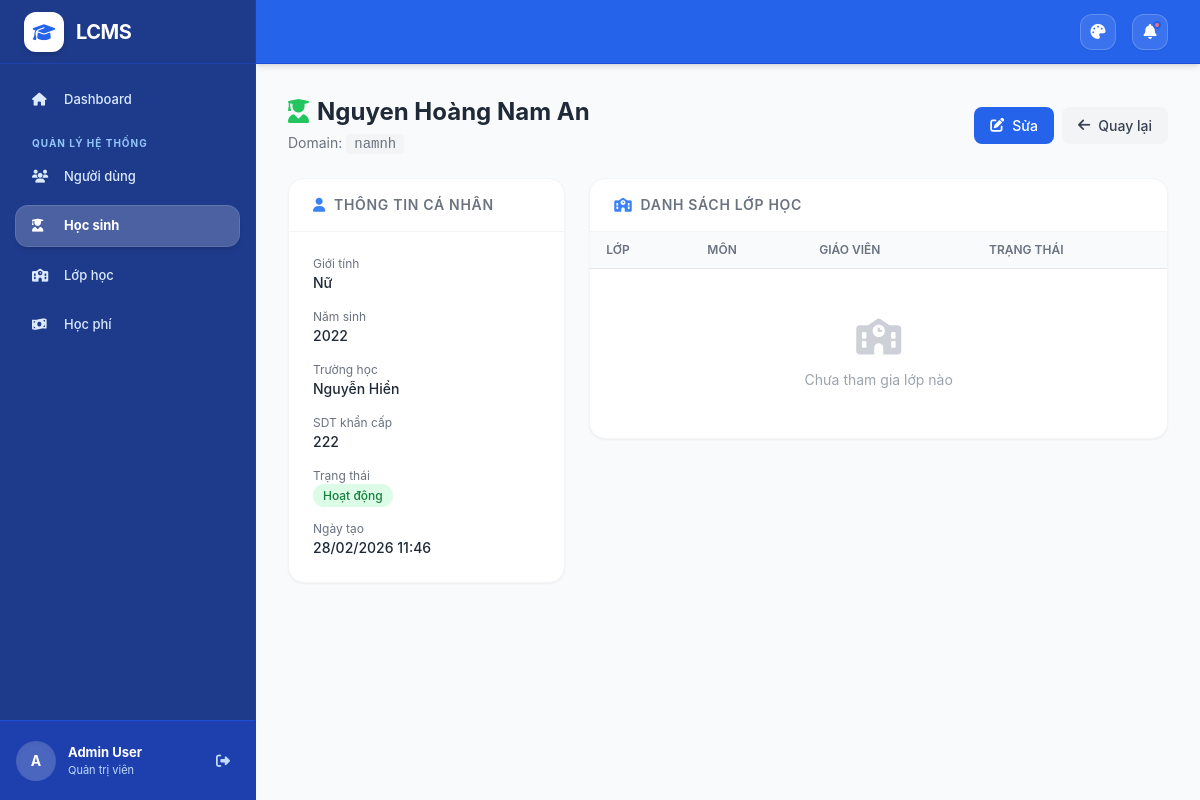
/students/5/ (signed in), run on the app's committed database.
### accounts/models.py (models this page shows, shortened)
class User(AbstractUser):
    ROLE_CHOICES = [
        ("admin", "Quản trị viên"),
        ("teacher", "Giáo viên"),
        ("assistant", "Trợ giảng"),
        ("parent", "Phụ huynh"),
    ]
    GENDER_CHOICES = [
        ("male", "Nam"),
        ("female", "Nữ"),
        ("other", "Khác"),
    ]
    domain = models.CharField(max_length=100, unique=True, blank=True)
    gender = models.CharField(max_length=10, choices=GENDER_CHOICES, blank=True)
    phone = models.CharField(max_length=20, blank=True)
    email = models.EmailField(blank=True)
    role = models.CharField(max_length=20, choices=ROLE_CHOICES, default="teacher")
    class Meta:
        db_table = "users"
        ordering = ["-date_joined"]

### students/models.py (models this page shows, shortened)
class Student(models.Model):
    GENDER_CHOICES = [
        ("male", "Nam"),
        ("female", "Nữ"),
        ("other", "Khác"),
    ]
    STATUS_CHOICES = [
        ("active", "Hoạt động"),
        ("inactive", "Không hoạt động"),
        ("deleted", "Đã xóa"),
    ]
    domain = models.CharField(max_length=100, unique=True, blank=True)
    full_name = models.CharField(max_length=200)
    gender = models.CharField(max_length=10, choices=GENDER_CHOICES, blank=True)
    birth_year = models.PositiveIntegerField(null=True, blank=True, help_text="Năm sinh")
    school = models.CharField(max_length=200, blank=True, help_text="Trường học")
    emergency_call = models.CharField(max_length=20, blank=True)
    status = models.CharField(max_length=20, choices=STATUS_CHOICES, default="active")
    deleted_at = models.DateTimeField(null=True, blank=True)
    restored_at = models.DateTimeField(null=True, blank=True)
    created_at = models.DateTimeField(auto_now_add=True)
    updated_at = models.DateTimeField(auto_now=True)
    class Meta:
        db_table = "students"
        ordering = ["-created_at"]

### students/views.py (the view)
# urls.py: path('students/<int:student_id>/', views.student_detail, name='detail'),
@login_required
def student_detail(request, student_id):
    student = get_object_or_404(Student, id=student_id)
    return render(request, 'students/detail.html', {'student': student})

### templates/students/detail.html (shortened to what this page needs)
{% extends "base.html" %}
{% block content %}
<div class="fade-in">
    <div class="flex flex-col sm:flex-row sm:items-center sm:justify-between gap-4 mb-6">
        <div>
            <h1 class="text-2xl font-bold text-gray-800">
                <i class="fas fa-user-graduate text-green-500 mr-2"></i>{{ student.full_name }}
            </h1>
            <p class="text-gray-500 mt-1">Domain: <code class="px-2 py-0.5 bg-gray-100 rounded text-sm">{{ student.domain }}</code></p>
        </div>
        <div class="flex gap-2">
            <a href="{% url 'students:edit' student.id %}"
               hx-get="{% url 'students:edit' student.id %}"
               hx-target="#main-content" hx-select="#main-content" hx-swap="outerHTML"
               hx-push-url="true"
               class="btn-primary inline-flex items-center gap-2">
                <i class="fas fa-edit"></i> Sửa
            </a>
            <a href="{% url 'students:list' %}"
               hx-get="{% url 'students:list' %}"
               hx-target="#main-content" hx-select="#main-content" hx-swap="outerHTML"
               hx-push-url="true"
               class="btn-secondary inline-flex items-center gap-2">
                <i class="fas fa-arrow-left"></i> Quay lại
            </a>
        </div>
    </div>
    <div class="grid grid-cols-1 lg:grid-cols-3 gap-6">
        <div>
            <div class="card">
                <div class="px-6 py-4 border-b border-gray-100">
                    <h3 class="text-sm font-semibold text-gray-500 uppercase tracking-wider">
                        <i class="fas fa-user mr-2 text-primary-500"></i>Thông tin cá nhân
                    </h3>
                </div>
                <div class="p-6 space-y-4">
                    <div>
                        <p class="text-xs text-gray-500">Giới tính</p>
                        <p class="font-medium">{{ student.get_gender_display|default:"-" }}</p>
                    </div>
                    <div>
                        <p class="text-xs text-gray-500">Năm sinh</p>
                        <p class="font-medium">{{ student.birth_year|default:"-" }}</p>
                    </div>
                    <div>
                        <p class="text-xs text-gray-500">Trường học</p>
                        <p class="font-medium">{{ student.school|default:"-" }}</p>
                    </div>
                    <div>
                        <p class="text-xs text-gray-500">SDT khẩn cấp</p>
                        <p class="font-medium">{{ student.emergency_call|default:"-" }}</p>
                    </div>
                    <div>
                        <p class="text-xs text-gray-500">Trạng thái</p>
                        {% if student.status == 'active' %}
                        <span class="px-2.5 py-1 rounded-full text-xs font-medium bg-green-100 text-green-700">Hoạt động</span>
                        {% elif student.status == 'inactive' %}
                        <span class="px-2.5 py-1 rounded-full text-xs font-medium bg-gray-100 text-gray-700">Không hoạt động</span>
                        {% else %}
                        <span class="px-2.5 py-1 rounded-full text-xs font-medium bg-red-100 text-red-700">Đã xóa</span>
                        {% endif %}
                    </div>
                    <div>
                        <p class="text-xs text-gray-500">Ngày tạo</p>
                        <p class="font-medium">{{ student.created_at|date:"d/m/Y H:i" }}</p>
                    </div>
                </div>
            </div>
        </div>
        <div class="lg:col-span-2">
            <div class="card overflow-hidden">
                <div class="px-6 py-4 border-b border-gray-100">
                    <h3 class="text-sm font-semibold text-gray-500 uppercase tracking-wider">
                        <i class="fas fa-school mr-2 text-primary-500"></i>Danh sách lớp học
                    </h3>
                </div>
                <div class="overflow-x-auto">
                    <table class="w-full">
                        <thead class="bg-gray-50 border-b border-gray-200">
                            <tr>
                                <th class="px-4 py-2.5 text-left text-xs font-semibold text-gray-500 uppercase">Lớp</th>
                                <th class="px-4 py-2.5 text-left text-xs font-semibold text-gray-500 uppercase">Môn</th>
                                <th class="px-4 py-2.5 text-left text-xs font-semibold text-gray-500 uppercase">Giáo viên</th>
                                <th class="px-4 py-2.5 text-left text-xs font-semibold text-gray-500 uppercase">Trạng thái</th>
                            </tr>
                        </thead>
                        <tbody class="divide-y divide-gray-100">
                            {% for enrollment in student.enrollments.all %}
                            <tr class="hover:bg-gray-50 transition-colors">
                                <td class="px-4 py-1.5 font-medium text-gray-800">{{ enrollment.class_enrolled.class_name }}</td>
                                <td class="px-4 py-1.5 text-sm text-gray-600">{{ enrollment.class_enrolled.subject.subject_name }}</td>
                                <td class="px-4 py-1.5 text-sm text-gray-600">{{ enrollment.class_enrolled.teacher.get_full_name }}</td>
                                <td class="px-4 py-1.5">
                                    {% if enrollment.status == 'active' %}
                                    <span class="px-2.5 py-1 rounded-full text-xs font-medium bg-green-100 text-green-700">Hoạt động</span>
                                    {% else %}
                                    <span class="px-2.5 py-1 rounded-full text-xs font-medium bg-gray-100 text-gray-700">Đã rời</span>
                                    {% endif %}
                                </td>
                            </tr>
                            {% empty %}
                            <tr>
                                <td colspan="4" class="px-6 py-12 text-center text-gray-400">
                                    <i class="fas fa-school text-4xl mb-3 opacity-50 block"></i>
                                    Chưa tham gia lớp nào
                                </td>
                            </tr>
                            {% endfor %}
                        </tbody>
                    </table>
                </div>
            </div>
        </div>
    </div>
</div>
{% endblock %}

### templates/base.html (shortened to what this page needs)
<!DOCTYPE html>
<html lang="vi" class="h-full">
<head>
    <script src="https://cdn.tailwindcss.com"></script>
    <link rel="stylesheet" href="https://cdnjs.cloudflare.com/ajax/libs/font-awesome/6.4.0/css/all.min.css">
</head>
<body class="h-full bg-gray-50 text-gray-800 text-[14px]" x-data="appData()">
    {% if user.is_authenticated %}
    <div class="h-full flex overflow-hidden">
        <aside
            class="fixed inset-y-0 left-0 z-50 w-64 bg-primary-900 border-r border-primary-800 transform transition-transform duration-300 lg:translate-x-0 flex flex-col"
            :class="sidebarOpen ? 'translate-x-0' : '-translate-x-full'"
        >
            <div class="h-16 flex items-center gap-3 px-6 border-b border-primary-800 bg-primary-900">
                <div class="w-10 h-10 bg-white rounded-xl flex items-center justify-center shadow-md">
                    <i class="fas fa-graduation-cap text-primary-600 text-lg"></i>
                </div>
                <span class="text-white text-xl font-bold tracking-tight">LCMS</span>
            </div>
            <nav class="flex-1 overflow-y-auto p-4 custom-scrollbar">
                <div class="sidebar-group">
                    <div class="space-y-2.5">
                        <a href="{% url 'dashboard' %}"
                           class="sidebar-link {% if request.resolver_match.url_name == 'dashboard' %}active{% endif %}"
                           hx-get="{% url 'dashboard' %}"
                           hx-target="#main-content" hx-select="#main-content" hx-swap="outerHTML"
                           hx-push-url="true">
                            <i class="fas fa-home w-5"></i>
                            <span>Dashboard</span>
                        </a>
                    </div>
                </div>
                {% if user.role == 'admin' %}
                <div class="sidebar-group">
                    <div class="sidebar-group-title">Quản lý hệ thống</div>
                    <div class="space-y-2.5">
                        <a href="{% url 'users:list' %}"
                           class="sidebar-link {% if 'users' in request.path %}active{% endif %}"
                           hx-get="{% url 'users:list' %}"
                           hx-target="#main-content" hx-select="#main-content" hx-swap="outerHTML"
                           hx-push-url="true">
                            <i class="fas fa-users w-5"></i>
                            <span>Người dùng</span>
                        </a>
                        <a href="{% url 'students:list' %}"
                           class="sidebar-link {% if 'students' in request.path and 'my-children' not in request.path %}active{% endif %}"
                           hx-get="{% url 'students:list' %}"
                           hx-target="#main-content" hx-select="#main-content" hx-swap="outerHTML"
                           hx-push-url="true">
                            <i class="fas fa-user-graduate w-5"></i>
                            <span>Học sinh</span>
                        </a>
                        <a href="{% url 'classes:list' %}"
                           class="sidebar-link {% if request.path == '/classes/' %}active{% endif %}"
                           hx-get="{% url 'classes:list' %}"
                           hx-target="#main-content" hx-select="#main-content" hx-swap="outerHTML"
                           hx-push-url="true">
                            <i class="fas fa-school w-5"></i>
                            <span>Lớp học</span>
                        </a>
                        <a href="{% url 'payments:tuition_list' %}"
                           class="sidebar-link {% if 'tuitions' in request.path %}active{% endif %}"
                           hx-get="{% url 'payments:tuition_list' %}"
                           hx-target="#main-content" hx-select="#main-content" hx-swap="outerHTML"
                           hx-push-url="true">
                            <i class="fas fa-money-bill-wave w-5"></i>
                            <span>Học phí</span>
                        </a>
                    </div>
                </div>
                {% endif %}
            </nav>
            <div class="h-20 bg-primary-800 border-t border-primary-700 px-4 flex items-center gap-3">
                <div class="w-10 h-10 bg-white/20 text-white rounded-full flex items-center justify-center font-bold shadow-inner">
                    {{ user.first_name|default:user.username|make_list|first|upper }}
                </div>
                <div class="flex-1 min-w-0">
                    <p class="text-[13px] font-bold text-white truncate">{{ user.get_full_name|default:user.username }}</p>
                    <p class="text-[11px] text-primary-200 truncate">
                        {% if user.role == 'admin' %}Quản trị viên
                        {% elif user.role == 'teacher' %}Giáo viên
                        {% elif user.role == 'assistant' %}Trợ giảng
                        {% else %}Phụ huynh{% endif %}
                    </p>
                </div>
                <a href="{% url 'logout' %}" class="w-8 h-8 flex items-center justify-center rounded-lg text-primary-200 hover:text-white hover:bg-white/10 transition-colors" title="Đăng xuất">
                    <i class="fas fa-sign-out-alt"></i>
                </a>
            </div>
        </aside>
        <div class="flex-1 lg:ml-64 flex flex-col h-screen overflow-hidden">
            <header class="h-16 bg-primary-600 border-b border-primary-700 flex items-center justify-between px-4 lg:px-8 shrink-0 z-30 shadow-md">
                <div class="flex items-center gap-4">
                    <div class="relative" x-data="{ open: false }">
                        <button
                            @click="open = !open"
                            class="w-9 h-9 rounded-xl bg-white/10 border border-white/20 flex items-center justify-center text-white hover:bg-white/20 transition-colors shadow-sm"
                            title="Màu giao diện"
                        >
                            <i class="fas fa-palette text-[15px]"></i>
                        </button>
                    </div>
                    <button class="relative w-9 h-9 rounded-xl bg-white/10 border border-white/20 flex items-center justify-center text-white hover:bg-white/20 transition-colors shadow-sm">
                        <i class="fas fa-bell text-[15px]"></i>
                        <span class="absolute top-[6px] right-[6px] w-[8px] h-[8px] bg-red-400 border-2 border-primary-600 rounded-full"></span>
                    </button>
                </div>
            </header>
            <main id="main-content" class="flex-1 overflow-y-auto bg-gray-50 p-4 lg:p-8 custom-scrollbar">
                {% block content %}{% endblock %}
            </main>
        </div>
    </div>
    {% else %}
    {% block login_content %}{% endblock %}
    {% endif %}
</body>
</html>

### data on the page
User: first_name|make_list "A", get_full_name "Admin User"
Student: full_name "Nguyen Hoàng Nam An", domain "namnh", gender "Nữ", birth_year "2022", school "Nguyễn Hiền", emergency_call "222", created_at "28/02/2026 11:46"
